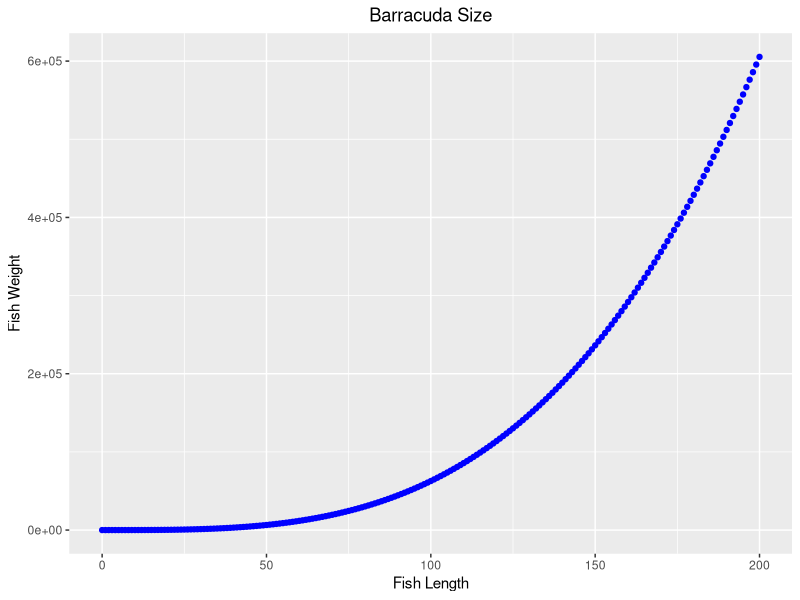

The R script that drew this image:
## ---- chunk 1
knitr::opts_chunk$set(echo = TRUE)
## ---- chunk 2
library(tidyverse)
## ---- chunk 3
# Write function for standard weight(g). Use ctrl, alt, x to make the function. 
standard_weight <- function(a, fish_length, b) {
  a * fish_length^b
}

# Milkfish: a = .0905, b = 2.52, fish length = 60 cm
milkfish <- standard_weight(a = 0.0905, fish_length = 60, b = 2.52)

# Giant trevally: a = 0.0353, b = 3.05, fish length = 60 cm
trevally <- standard_weight(a = 0.0353, b = 3.05, fish_length = 60)

trevally

# Great barracuda: a = 0.0181, b = 3.27, fish length = 60
barracuda <- standard_weight(a = 0.0181, b = 3.27, fish_length = 60)

barracuda
## ---- chunk 4
# Store fish length as a sequence of ranges
fish_length <- seq(from = 0, to = 200, by = 1)

# Use the sequence to calculate barracuda weight
barracuda_weight <- standard_weight(a = 0.0181, b = 3.27, fish_length = fish_length)

barracuda_weight

# Create data frame for barracuda weight and length
barracuda_df <- data.frame(barracuda_weight, fish_length)

barracuda_df
## ---- chunk 5
ggplot(data = barracuda_df, aes(x = fish_length, y = barracuda_weight)) + geom_point(color = "blue") + labs(x = "Fish Length", y = "Fish Weight", title = "Barracuda Size") + theme(plot.title = element_text(hjust = .5))
